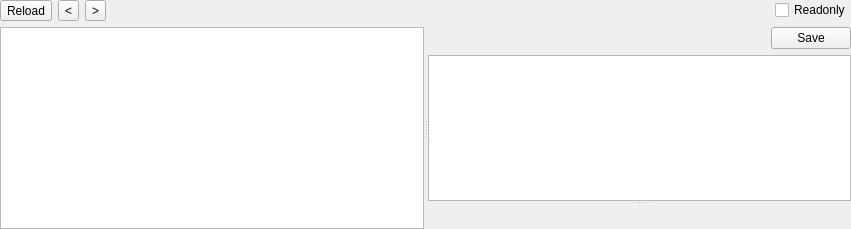
<?xml version="1.0" encoding="UTF-8"?>
<ui version="4.0">
 <class>ELFWidget</class>
 <widget class="QWidget" name="ELFWidget">
  <property name="geometry">
   <rect>
    <x>0</x>
    <y>0</y>
    <width>851</width>
    <height>229</height>
   </rect>
  </property>
  <property name="windowTitle">
   <string notr="true">ELF</string>
  </property>
  <layout class="QVBoxLayout" name="verticalLayout">
   <property name="leftMargin">
    <number>0</number>
   </property>
   <property name="topMargin">
    <number>0</number>
   </property>
   <property name="rightMargin">
    <number>0</number>
   </property>
   <property name="bottomMargin">
    <number>0</number>
   </property>
   <item>
    <layout class="QHBoxLayout" name="horizontalLayout">
     <item>
      <widget class="QToolButton" name="toolButtonReload">
       <property name="text">
        <string>Reload</string>
       </property>
      </widget>
     </item>
     <item>
      <widget class="QToolButton" name="toolButtonPrev">
       <property name="text">
        <string notr="true">&lt;</string>
       </property>
      </widget>
     </item>
     <item>
      <widget class="QToolButton" name="toolButtonNext">
       <property name="text">
        <string notr="true">&gt;</string>
       </property>
      </widget>
     </item>
     <item>
      <spacer name="horizontalSpacer">
       <property name="orientation">
        <enum>Qt::Horizontal</enum>
       </property>
       <property name="sizeHint" stdset="0">
        <size>
         <width>40</width>
         <height>20</height>
        </size>
       </property>
      </spacer>
     </item>
     <item>
      <widget class="QCheckBox" name="checkBoxReadonly">
       <property name="text">
        <string>Readonly</string>
       </property>
      </widget>
     </item>
    </layout>
   </item>
   <item>
    <widget class="QSplitter" name="splitter">
     <property name="orientation">
      <enum>Qt::Horizontal</enum>
     </property>
     <widget class="QTreeWidget" name="treeWidgetNavi">
      <property name="sizePolicy">
       <sizepolicy hsizetype="Expanding" vsizetype="Expanding">
        <horstretch>0</horstretch>
        <verstretch>0</verstretch>
       </sizepolicy>
      </property>
      <attribute name="headerVisible">
       <bool>false</bool>
      </attribute>
      <column>
       <property name="text">
        <string notr="true">1</string>
       </property>
      </column>
     </widget>
     <widget class="QStackedWidget" name="stackedWidgetInfo">
      <property name="currentIndex">
       <number>16</number>
      </property>
      <widget class="QWidget" name="page_Info">
       <layout class="QVBoxLayout" name="verticalLayout_24">
        <property name="leftMargin">
         <number>0</number>
        </property>
        <property name="topMargin">
         <number>0</number>
        </property>
        <property name="rightMargin">
         <number>0</number>
        </property>
        <property name="bottomMargin">
         <number>0</number>
        </property>
        <item>
         <widget class="XFileInfoWidget" name="widgetInfo" native="true"/>
        </item>
       </layout>
      </widget>
      <widget class="QWidget" name="page_Visualization">
       <layout class="QVBoxLayout" name="verticalLayout_26">
        <property name="leftMargin">
         <number>0</number>
        </property>
        <property name="topMargin">
         <number>0</number>
        </property>
        <property name="rightMargin">
         <number>0</number>
        </property>
        <property name="bottomMargin">
         <number>0</number>
        </property>
        <item>
         <widget class="XVisualizationWidget" name="widgetVisualization" native="true"/>
        </item>
       </layout>
      </widget>
      <widget class="QWidget" name="page_VirusTotal">
       <layout class="QVBoxLayout" name="verticalLayout_24_2">
        <property name="leftMargin">
         <number>0</number>
        </property>
        <property name="topMargin">
         <number>0</number>
        </property>
        <property name="rightMargin">
         <number>0</number>
        </property>
        <property name="bottomMargin">
         <number>0</number>
        </property>
        <item>
         <widget class="XVirusTotalWidget" name="widgetVirusTotal" native="true"/>
        </item>
       </layout>
      </widget>
      <widget class="QWidget" name="page_HEX">
       <layout class="QVBoxLayout" name="verticalLayout_2">
        <property name="leftMargin">
         <number>0</number>
        </property>
        <property name="topMargin">
         <number>0</number>
        </property>
        <property name="rightMargin">
         <number>0</number>
        </property>
        <property name="bottomMargin">
         <number>0</number>
        </property>
        <item>
         <widget class="XHexViewWidget" name="widgetHex" native="true"/>
        </item>
       </layout>
      </widget>
      <widget class="QWidget" name="page_Disasm">
       <layout class="QVBoxLayout" name="verticalLayout_19">
        <property name="leftMargin">
         <number>0</number>
        </property>
        <property name="topMargin">
         <number>0</number>
        </property>
        <property name="rightMargin">
         <number>0</number>
        </property>
        <property name="bottomMargin">
         <number>0</number>
        </property>
        <item>
         <widget class="XMultiDisasmWidget" name="widgetDisasm" native="true"/>
        </item>
       </layout>
      </widget>
      <widget class="QWidget" name="page_Hash">
       <layout class="QVBoxLayout" name="verticalLayout_21">
        <property name="leftMargin">
         <number>0</number>
        </property>
        <property name="topMargin">
         <number>0</number>
        </property>
        <property name="rightMargin">
         <number>0</number>
        </property>
        <property name="bottomMargin">
         <number>0</number>
        </property>
        <item>
         <widget class="XHashWidget" name="widgetHash" native="true"/>
        </item>
       </layout>
      </widget>
      <widget class="QWidget" name="page_Strings">
       <layout class="QVBoxLayout" name="verticalLayout_8">
        <property name="leftMargin">
         <number>0</number>
        </property>
        <property name="topMargin">
         <number>0</number>
        </property>
        <property name="rightMargin">
         <number>0</number>
        </property>
        <property name="bottomMargin">
         <number>0</number>
        </property>
        <item>
         <widget class="SearchStringsWidget" name="widgetStrings" native="true"/>
        </item>
       </layout>
      </widget>
      <widget class="QWidget" name="page_Signatures">
       <layout class="QVBoxLayout" name="verticalLayout_20">
        <property name="leftMargin">
         <number>0</number>
        </property>
        <property name="topMargin">
         <number>0</number>
        </property>
        <property name="rightMargin">
         <number>0</number>
        </property>
        <property name="bottomMargin">
         <number>0</number>
        </property>
        <item>
         <widget class="SearchSignaturesWidget" name="widgetSignatures" native="true"/>
        </item>
       </layout>
      </widget>
      <widget class="QWidget" name="page_MemoryMap">
       <layout class="QVBoxLayout" name="verticalLayout_7">
        <property name="leftMargin">
         <number>0</number>
        </property>
        <property name="topMargin">
         <number>0</number>
        </property>
        <property name="rightMargin">
         <number>0</number>
        </property>
        <property name="bottomMargin">
         <number>0</number>
        </property>
        <item>
         <widget class="XMemoryMapWidget" name="widgetMemoryMap" native="true"/>
        </item>
       </layout>
      </widget>
      <widget class="QWidget" name="page_Entropy">
       <layout class="QVBoxLayout" name="verticalLayout_17">
        <property name="leftMargin">
         <number>0</number>
        </property>
        <property name="topMargin">
         <number>0</number>
        </property>
        <property name="rightMargin">
         <number>0</number>
        </property>
        <property name="bottomMargin">
         <number>0</number>
        </property>
        <item>
         <widget class="XEntropyWidget" name="widgetEntropy" native="true"/>
        </item>
       </layout>
      </widget>
      <widget class="QWidget" name="page_HeuristicScan">
       <layout class="QVBoxLayout" name="verticalLayout_18">
        <property name="leftMargin">
         <number>0</number>
        </property>
        <property name="topMargin">
         <number>0</number>
        </property>
        <property name="rightMargin">
         <number>0</number>
        </property>
        <property name="bottomMargin">
         <number>0</number>
        </property>
        <item>
         <widget class="NFDWidgetAdvanced" name="widgetHeuristicScan" native="true"/>
        </item>
       </layout>
      </widget>
      <widget class="QWidget" name="page_Extractor">
       <layout class="QVBoxLayout" name="verticalLayout_26XX">
        <property name="leftMargin">
         <number>0</number>
        </property>
        <property name="topMargin">
         <number>0</number>
        </property>
        <property name="rightMargin">
         <number>0</number>
        </property>
        <property name="bottomMargin">
         <number>0</number>
        </property>
        <item>
         <widget class="XExtractorWidget" name="widgetExtractor" native="true"/>
        </item>
       </layout>
      </widget>
      <widget class="QWidget" name="page_Search">
       <layout class="QVBoxLayout" name="verticalLayout_63">
        <property name="leftMargin">
         <number>0</number>
        </property>
        <property name="topMargin">
         <number>0</number>
        </property>
        <property name="rightMargin">
         <number>0</number>
        </property>
        <property name="bottomMargin">
         <number>0</number>
        </property>
        <item>
         <widget class="SearchValuesWidget" name="widgetSearch" native="true"/>
        </item>
       </layout>
      </widget>
      <widget class="QWidget" name="page_DIEScan">
       <layout class="QVBoxLayout" name="verticalLayout_5dd">
        <property name="leftMargin">
         <number>0</number>
        </property>
        <property name="topMargin">
         <number>0</number>
        </property>
        <property name="rightMargin">
         <number>0</number>
        </property>
        <property name="bottomMargin">
         <number>0</number>
        </property>
        <item>
         <widget class="DIEWidgetAdvanced" name="widgetDIEScan" native="true"/>
        </item>
       </layout>
      </widget>
      <widget class="QWidget" name="page_YARAScan">
       <layout class="QVBoxLayout" name="verticalLayout_6dd">
        <property name="leftMargin">
         <number>0</number>
        </property>
        <property name="topMargin">
         <number>0</number>
        </property>
        <property name="rightMargin">
         <number>0</number>
        </property>
        <property name="bottomMargin">
         <number>0</number>
        </property>
        <item>
         <widget class="YARAWidgetAdvanced" name="widgetYARAScan" native="true"/>
        </item>
       </layout>
      </widget>
      <widget class="QWidget" name="page_Elf_Ehdr">
       <layout class="QVBoxLayout" name="verticalLayout_25">
        <property name="leftMargin">
         <number>0</number>
        </property>
        <property name="topMargin">
         <number>0</number>
        </property>
        <property name="rightMargin">
         <number>0</number>
        </property>
        <property name="bottomMargin">
         <number>0</number>
        </property>
        <item>
         <widget class="QSplitter" name="splitter_2">
          <property name="orientation">
           <enum>Qt::Vertical</enum>
          </property>
          <widget class="QWidget" name="layoutWidget">
           <layout class="QVBoxLayout" name="verticalLayout_3">
            <item>
             <layout class="QHBoxLayout" name="horizontalLayout_6">
              <item>
               <spacer name="horizontalSpacer_6">
                <property name="orientation">
                 <enum>Qt::Horizontal</enum>
                </property>
                <property name="sizeHint" stdset="0">
                 <size>
                  <width>40</width>
                  <height>20</height>
                 </size>
                </property>
               </spacer>
              </item>
              <item>
               <widget class="QPushButton" name="pushButtonSave_Elf_Ehdr">
                <property name="text">
                 <string>Save</string>
                </property>
               </widget>
              </item>
             </layout>
            </item>
            <item>
             <widget class="QTableWidget" name="tableWidget_Elf_Ehdr">
              <property name="editTriggers">
               <set>QAbstractItemView::NoEditTriggers</set>
              </property>
              <property name="selectionMode">
               <enum>QAbstractItemView::SingleSelection</enum>
              </property>
              <property name="selectionBehavior">
               <enum>QAbstractItemView::SelectRows</enum>
              </property>
              <attribute name="horizontalHeaderVisible">
               <bool>false</bool>
              </attribute>
              <attribute name="verticalHeaderVisible">
               <bool>false</bool>
              </attribute>
              <attribute name="verticalHeaderDefaultSectionSize">
               <number>24</number>
              </attribute>
             </widget>
            </item>
           </layout>
          </widget>
          <widget class="ToolsWidget" name="widgetHex_Elf_Ehdr" native="true">
           <property name="sizePolicy">
            <sizepolicy hsizetype="Preferred" vsizetype="Preferred">
             <horstretch>0</horstretch>
             <verstretch>0</verstretch>
            </sizepolicy>
           </property>
          </widget>
         </widget>
        </item>
       </layout>
      </widget>
      <widget class="QWidget" name="page_sections">
       <layout class="QVBoxLayout" name="verticalLayout_22">
        <property name="leftMargin">
         <number>0</number>
        </property>
        <property name="topMargin">
         <number>0</number>
        </property>
        <property name="rightMargin">
         <number>0</number>
        </property>
        <property name="bottomMargin">
         <number>0</number>
        </property>
        <item>
         <widget class="QSplitter" name="splitter_3">
          <property name="orientation">
           <enum>Qt::Vertical</enum>
          </property>
          <widget class="QWidget" name="layoutWidget_1">
           <layout class="QVBoxLayout" name="verticalLayout_4">
            <item>
             <layout class="QHBoxLayout" name="horizontalLayout_2">
              <item>
               <spacer name="horizontalSpacer_2">
                <property name="orientation">
                 <enum>Qt::Horizontal</enum>
                </property>
                <property name="sizeHint" stdset="0">
                 <size>
                  <width>40</width>
                  <height>20</height>
                 </size>
                </property>
               </spacer>
              </item>
              <item>
               <widget class="QPushButton" name="pushButtonSaveSections">
                <property name="text">
                 <string>Save</string>
                </property>
               </widget>
              </item>
             </layout>
            </item>
            <item>
             <widget class="XTableView" name="tableView_Elf_Shdr">
              <property name="contextMenuPolicy">
               <enum>Qt::CustomContextMenu</enum>
              </property>
              <property name="editTriggers">
               <set>QAbstractItemView::NoEditTriggers</set>
              </property>
              <property name="selectionMode">
               <enum>QAbstractItemView::SingleSelection</enum>
              </property>
              <property name="selectionBehavior">
               <enum>QAbstractItemView::SelectRows</enum>
              </property>
              <attribute name="horizontalHeaderDefaultSectionSize">
               <number>57</number>
              </attribute>
              <attribute name="verticalHeaderVisible">
               <bool>false</bool>
              </attribute>
              <attribute name="verticalHeaderMinimumSectionSize">
               <number>20</number>
              </attribute>
              <attribute name="verticalHeaderDefaultSectionSize">
               <number>20</number>
              </attribute>
             </widget>
            </item>
           </layout>
          </widget>
          <widget class="ToolsWidget" name="widgetHex_Elf_Shdr" native="true">
           <property name="sizePolicy">
            <sizepolicy hsizetype="Expanding" vsizetype="Expanding">
             <horstretch>0</horstretch>
             <verstretch>0</verstretch>
            </sizepolicy>
           </property>
          </widget>
         </widget>
        </item>
       </layout>
      </widget>
      <widget class="QWidget" name="page_programs">
       <layout class="QVBoxLayout" name="verticalLayout_23">
        <property name="leftMargin">
         <number>0</number>
        </property>
        <property name="topMargin">
         <number>0</number>
        </property>
        <property name="rightMargin">
         <number>0</number>
        </property>
        <property name="bottomMargin">
         <number>0</number>
        </property>
        <item>
         <widget class="QSplitter" name="splitter_4">
          <property name="orientation">
           <enum>Qt::Vertical</enum>
          </property>
          <widget class="QWidget" name="layoutWidget_2">
           <layout class="QVBoxLayout" name="verticalLayout_5">
            <item>
             <layout class="QHBoxLayout" name="horizontalLayout_3">
              <item>
               <spacer name="horizontalSpacer_3">
                <property name="orientation">
                 <enum>Qt::Horizontal</enum>
                </property>
                <property name="sizeHint" stdset="0">
                 <size>
                  <width>40</width>
                  <height>20</height>
                 </size>
                </property>
               </spacer>
              </item>
              <item>
               <widget class="QPushButton" name="pushButtonSavePrograms">
                <property name="text">
                 <string>Save</string>
                </property>
               </widget>
              </item>
             </layout>
            </item>
            <item>
             <widget class="XTableView" name="tableView_Elf_Phdr">
              <property name="contextMenuPolicy">
               <enum>Qt::CustomContextMenu</enum>
              </property>
              <property name="editTriggers">
               <set>QAbstractItemView::NoEditTriggers</set>
              </property>
              <property name="selectionMode">
               <enum>QAbstractItemView::SingleSelection</enum>
              </property>
              <property name="selectionBehavior">
               <enum>QAbstractItemView::SelectRows</enum>
              </property>
              <attribute name="horizontalHeaderDefaultSectionSize">
               <number>57</number>
              </attribute>
              <attribute name="verticalHeaderVisible">
               <bool>false</bool>
              </attribute>
              <attribute name="verticalHeaderMinimumSectionSize">
               <number>20</number>
              </attribute>
              <attribute name="verticalHeaderDefaultSectionSize">
               <number>20</number>
              </attribute>
             </widget>
            </item>
           </layout>
          </widget>
          <widget class="ToolsWidget" name="widgetHex_Elf_Phdr" native="true">
           <property name="sizePolicy">
            <sizepolicy hsizetype="Expanding" vsizetype="Expanding">
             <horstretch>0</horstretch>
             <verstretch>0</verstretch>
            </sizepolicy>
           </property>
          </widget>
         </widget>
        </item>
       </layout>
      </widget>
      <widget class="QWidget" name="page_DynamicArrayTags">
       <layout class="QVBoxLayout" name="verticalLayout_6">
        <property name="spacing">
         <number>6</number>
        </property>
        <property name="leftMargin">
         <number>0</number>
        </property>
        <property name="topMargin">
         <number>0</number>
        </property>
        <property name="rightMargin">
         <number>0</number>
        </property>
        <property name="bottomMargin">
         <number>0</number>
        </property>
        <item>
         <widget class="XTableView" name="tableView_DynamicArrayTags">
          <property name="sizePolicy">
           <sizepolicy hsizetype="Expanding" vsizetype="Expanding">
            <horstretch>0</horstretch>
            <verstretch>0</verstretch>
           </sizepolicy>
          </property>
          <property name="contextMenuPolicy">
           <enum>Qt::CustomContextMenu</enum>
          </property>
          <property name="editTriggers">
           <set>QAbstractItemView::NoEditTriggers</set>
          </property>
          <property name="selectionMode">
           <enum>QAbstractItemView::SingleSelection</enum>
          </property>
          <property name="selectionBehavior">
           <enum>QAbstractItemView::SelectRows</enum>
          </property>
          <attribute name="verticalHeaderVisible">
           <bool>false</bool>
          </attribute>
          <attribute name="verticalHeaderMinimumSectionSize">
           <number>20</number>
          </attribute>
          <attribute name="verticalHeaderDefaultSectionSize">
           <number>20</number>
          </attribute>
          <attribute name="verticalHeaderStretchLastSection">
           <bool>false</bool>
          </attribute>
         </widget>
        </item>
       </layout>
      </widget>
      <widget class="QWidget" name="page_Libraries">
       <layout class="QVBoxLayout" name="verticalLayout_9">
        <property name="leftMargin">
         <number>0</number>
        </property>
        <property name="topMargin">
         <number>0</number>
        </property>
        <property name="rightMargin">
         <number>0</number>
        </property>
        <property name="bottomMargin">
         <number>0</number>
        </property>
        <item>
         <widget class="XTableView" name="tableView_Libraries">
          <property name="sizePolicy">
           <sizepolicy hsizetype="Expanding" vsizetype="Expanding">
            <horstretch>0</horstretch>
            <verstretch>0</verstretch>
           </sizepolicy>
          </property>
          <property name="contextMenuPolicy">
           <enum>Qt::CustomContextMenu</enum>
          </property>
          <property name="editTriggers">
           <set>QAbstractItemView::NoEditTriggers</set>
          </property>
          <property name="selectionMode">
           <enum>QAbstractItemView::SingleSelection</enum>
          </property>
          <property name="selectionBehavior">
           <enum>QAbstractItemView::SelectRows</enum>
          </property>
          <attribute name="verticalHeaderVisible">
           <bool>false</bool>
          </attribute>
          <attribute name="verticalHeaderMinimumSectionSize">
           <number>20</number>
          </attribute>
          <attribute name="verticalHeaderDefaultSectionSize">
           <number>20</number>
          </attribute>
          <attribute name="verticalHeaderStretchLastSection">
           <bool>false</bool>
          </attribute>
         </widget>
        </item>
       </layout>
      </widget>
      <widget class="QWidget" name="page_Interpreter">
       <layout class="QVBoxLayout" name="verticalLayout_10">
        <property name="leftMargin">
         <number>0</number>
        </property>
        <property name="topMargin">
         <number>0</number>
        </property>
        <property name="rightMargin">
         <number>0</number>
        </property>
        <property name="bottomMargin">
         <number>0</number>
        </property>
        <item>
         <widget class="QTableWidget" name="tableWidget_Interpreter">
          <property name="sizePolicy">
           <sizepolicy hsizetype="Expanding" vsizetype="Expanding">
            <horstretch>0</horstretch>
            <verstretch>0</verstretch>
           </sizepolicy>
          </property>
          <property name="contextMenuPolicy">
           <enum>Qt::CustomContextMenu</enum>
          </property>
          <property name="editTriggers">
           <set>QAbstractItemView::NoEditTriggers</set>
          </property>
          <property name="selectionMode">
           <enum>QAbstractItemView::SingleSelection</enum>
          </property>
          <property name="selectionBehavior">
           <enum>QAbstractItemView::SelectRows</enum>
          </property>
          <attribute name="verticalHeaderVisible">
           <bool>false</bool>
          </attribute>
          <attribute name="verticalHeaderMinimumSectionSize">
           <number>20</number>
          </attribute>
          <attribute name="verticalHeaderDefaultSectionSize">
           <number>20</number>
          </attribute>
         </widget>
        </item>
       </layout>
      </widget>
      <widget class="QWidget" name="page_Notes">
       <layout class="QVBoxLayout" name="verticalLayout_11">
        <property name="leftMargin">
         <number>0</number>
        </property>
        <property name="topMargin">
         <number>0</number>
        </property>
        <property name="rightMargin">
         <number>0</number>
        </property>
        <property name="bottomMargin">
         <number>0</number>
        </property>
        <item>
         <widget class="QSplitter" name="splitter_5">
          <property name="orientation">
           <enum>Qt::Vertical</enum>
          </property>
          <widget class="XTableView" name="tableView_Notes">
           <property name="sizePolicy">
            <sizepolicy hsizetype="Expanding" vsizetype="Expanding">
             <horstretch>0</horstretch>
             <verstretch>0</verstretch>
            </sizepolicy>
           </property>
           <property name="contextMenuPolicy">
            <enum>Qt::CustomContextMenu</enum>
           </property>
           <property name="editTriggers">
            <set>QAbstractItemView::NoEditTriggers</set>
           </property>
           <property name="selectionMode">
            <enum>QAbstractItemView::SingleSelection</enum>
           </property>
           <property name="selectionBehavior">
            <enum>QAbstractItemView::SelectRows</enum>
           </property>
           <attribute name="verticalHeaderVisible">
            <bool>false</bool>
           </attribute>
           <attribute name="verticalHeaderMinimumSectionSize">
            <number>20</number>
           </attribute>
           <attribute name="verticalHeaderDefaultSectionSize">
            <number>20</number>
           </attribute>
           <attribute name="verticalHeaderStretchLastSection">
            <bool>false</bool>
           </attribute>
          </widget>
          <widget class="ToolsWidget" name="widgetHex_Notes" native="true">
           <property name="sizePolicy">
            <sizepolicy hsizetype="Expanding" vsizetype="Expanding">
             <horstretch>0</horstretch>
             <verstretch>0</verstretch>
            </sizepolicy>
           </property>
          </widget>
         </widget>
        </item>
       </layout>
      </widget>
      <widget class="QWidget" name="page_RunPath">
       <layout class="QVBoxLayout" name="verticalLayout_12">
        <property name="leftMargin">
         <number>0</number>
        </property>
        <property name="topMargin">
         <number>0</number>
        </property>
        <property name="rightMargin">
         <number>0</number>
        </property>
        <property name="bottomMargin">
         <number>0</number>
        </property>
        <item>
         <widget class="QTableWidget" name="tableWidget_RunPath">
          <property name="sizePolicy">
           <sizepolicy hsizetype="Expanding" vsizetype="Expanding">
            <horstretch>0</horstretch>
            <verstretch>0</verstretch>
           </sizepolicy>
          </property>
          <property name="contextMenuPolicy">
           <enum>Qt::CustomContextMenu</enum>
          </property>
          <property name="editTriggers">
           <set>QAbstractItemView::NoEditTriggers</set>
          </property>
          <property name="selectionMode">
           <enum>QAbstractItemView::SingleSelection</enum>
          </property>
          <property name="selectionBehavior">
           <enum>QAbstractItemView::SelectRows</enum>
          </property>
          <attribute name="verticalHeaderVisible">
           <bool>false</bool>
          </attribute>
          <attribute name="verticalHeaderMinimumSectionSize">
           <number>20</number>
          </attribute>
          <attribute name="verticalHeaderDefaultSectionSize">
           <number>20</number>
          </attribute>
         </widget>
        </item>
       </layout>
      </widget>
      <widget class="QWidget" name="page_StringTable">
       <layout class="QVBoxLayout" name="verticalLayout_13">
        <property name="leftMargin">
         <number>0</number>
        </property>
        <property name="topMargin">
         <number>0</number>
        </property>
        <property name="rightMargin">
         <number>0</number>
        </property>
        <property name="bottomMargin">
         <number>0</number>
        </property>
        <item>
         <widget class="ToolsWidget" name="widgetHex_StringTable" native="true">
          <property name="sizePolicy">
           <sizepolicy hsizetype="Expanding" vsizetype="Expanding">
            <horstretch>0</horstretch>
            <verstretch>0</verstretch>
           </sizepolicy>
          </property>
         </widget>
        </item>
       </layout>
      </widget>
      <widget class="QWidget" name="page_SymbolTable">
       <layout class="QVBoxLayout" name="verticalLayout_14">
        <property name="leftMargin">
         <number>0</number>
        </property>
        <property name="topMargin">
         <number>0</number>
        </property>
        <property name="rightMargin">
         <number>0</number>
        </property>
        <property name="bottomMargin">
         <number>0</number>
        </property>
        <item>
         <layout class="QHBoxLayout" name="horizontalLayout_7">
          <item>
           <spacer name="horizontalSpacer_7">
            <property name="orientation">
             <enum>Qt::Horizontal</enum>
            </property>
            <property name="sizeHint" stdset="0">
             <size>
              <width>40</width>
              <height>20</height>
             </size>
            </property>
           </spacer>
          </item>
          <item>
           <widget class="QPushButton" name="pushButtonSave_SymbolTable">
            <property name="text">
             <string>Save</string>
            </property>
           </widget>
          </item>
         </layout>
        </item>
        <item>
         <widget class="XTableView" name="tableView_SymbolTable">
          <property name="sizePolicy">
           <sizepolicy hsizetype="Expanding" vsizetype="Expanding">
            <horstretch>0</horstretch>
            <verstretch>0</verstretch>
           </sizepolicy>
          </property>
          <property name="contextMenuPolicy">
           <enum>Qt::CustomContextMenu</enum>
          </property>
          <property name="editTriggers">
           <set>QAbstractItemView::NoEditTriggers</set>
          </property>
          <property name="selectionMode">
           <enum>QAbstractItemView::SingleSelection</enum>
          </property>
          <property name="selectionBehavior">
           <enum>QAbstractItemView::SelectRows</enum>
          </property>
          <attribute name="verticalHeaderVisible">
           <bool>false</bool>
          </attribute>
          <attribute name="verticalHeaderMinimumSectionSize">
           <number>20</number>
          </attribute>
          <attribute name="verticalHeaderDefaultSectionSize">
           <number>20</number>
          </attribute>
          <attribute name="verticalHeaderStretchLastSection">
           <bool>false</bool>
          </attribute>
         </widget>
        </item>
       </layout>
      </widget>
      <widget class="QWidget" name="page_Rela">
       <layout class="QVBoxLayout" name="verticalLayout_15">
        <property name="leftMargin">
         <number>0</number>
        </property>
        <property name="topMargin">
         <number>0</number>
        </property>
        <property name="rightMargin">
         <number>0</number>
        </property>
        <property name="bottomMargin">
         <number>0</number>
        </property>
        <item>
         <layout class="QHBoxLayout" name="horizontalLayout_4">
          <item>
           <spacer name="horizontalSpacer_4">
            <property name="orientation">
             <enum>Qt::Horizontal</enum>
            </property>
            <property name="sizeHint" stdset="0">
             <size>
              <width>40</width>
              <height>20</height>
             </size>
            </property>
           </spacer>
          </item>
          <item>
           <widget class="QPushButton" name="pushButtonSave_Rela">
            <property name="text">
             <string>Save</string>
            </property>
           </widget>
          </item>
         </layout>
        </item>
        <item>
         <widget class="XTableView" name="tableView_Rela">
          <property name="sizePolicy">
           <sizepolicy hsizetype="Expanding" vsizetype="Expanding">
            <horstretch>0</horstretch>
            <verstretch>0</verstretch>
           </sizepolicy>
          </property>
          <property name="contextMenuPolicy">
           <enum>Qt::CustomContextMenu</enum>
          </property>
          <property name="editTriggers">
           <set>QAbstractItemView::NoEditTriggers</set>
          </property>
          <property name="selectionMode">
           <enum>QAbstractItemView::SingleSelection</enum>
          </property>
          <property name="selectionBehavior">
           <enum>QAbstractItemView::SelectRows</enum>
          </property>
          <attribute name="verticalHeaderVisible">
           <bool>false</bool>
          </attribute>
          <attribute name="verticalHeaderMinimumSectionSize">
           <number>20</number>
          </attribute>
          <attribute name="verticalHeaderDefaultSectionSize">
           <number>20</number>
          </attribute>
          <attribute name="verticalHeaderStretchLastSection">
           <bool>false</bool>
          </attribute>
         </widget>
        </item>
       </layout>
      </widget>
      <widget class="QWidget" name="page_Rel">
       <layout class="QVBoxLayout" name="verticalLayout_16">
        <property name="leftMargin">
         <number>0</number>
        </property>
        <property name="topMargin">
         <number>0</number>
        </property>
        <property name="rightMargin">
         <number>0</number>
        </property>
        <property name="bottomMargin">
         <number>0</number>
        </property>
        <item>
         <layout class="QHBoxLayout" name="horizontalLayout_5">
          <item>
           <spacer name="horizontalSpacer_5">
            <property name="orientation">
             <enum>Qt::Horizontal</enum>
            </property>
            <property name="sizeHint" stdset="0">
             <size>
              <width>40</width>
              <height>20</height>
             </size>
            </property>
           </spacer>
          </item>
          <item>
           <widget class="QPushButton" name="pushButtonSave_Rel">
            <property name="text">
             <string>Save</string>
            </property>
           </widget>
          </item>
         </layout>
        </item>
        <item>
         <widget class="XTableView" name="tableView_Rel">
          <property name="sizePolicy">
           <sizepolicy hsizetype="Expanding" vsizetype="Expanding">
            <horstretch>0</horstretch>
            <verstretch>0</verstretch>
           </sizepolicy>
          </property>
          <property name="contextMenuPolicy">
           <enum>Qt::CustomContextMenu</enum>
          </property>
          <property name="editTriggers">
           <set>QAbstractItemView::NoEditTriggers</set>
          </property>
          <property name="selectionMode">
           <enum>QAbstractItemView::SingleSelection</enum>
          </property>
          <property name="selectionBehavior">
           <enum>QAbstractItemView::SelectRows</enum>
          </property>
          <attribute name="verticalHeaderVisible">
           <bool>false</bool>
          </attribute>
          <attribute name="verticalHeaderMinimumSectionSize">
           <number>20</number>
          </attribute>
          <attribute name="verticalHeaderDefaultSectionSize">
           <number>20</number>
          </attribute>
          <attribute name="verticalHeaderStretchLastSection">
           <bool>false</bool>
          </attribute>
         </widget>
        </item>
       </layout>
      </widget>
     </widget>
    </widget>
   </item>
  </layout>
 </widget>
 <customwidgets>
  <customwidget>
   <class>XFileInfoWidget</class>
   <extends>QWidget</extends>
   <header>xfileinfowidget.h</header>
   <container>1</container>
  </customwidget>
  <customwidget>
   <class>SearchStringsWidget</class>
   <extends>QWidget</extends>
   <header>searchstringswidget.h</header>
   <container>1</container>
  </customwidget>
  <customwidget>
   <class>ToolsWidget</class>
   <extends>QWidget</extends>
   <header>toolswidget.h</header>
   <container>1</container>
  </customwidget>
  <customwidget>
   <class>XEntropyWidget</class>
   <extends>QWidget</extends>
   <header>xentropywidget.h</header>
   <container>1</container>
  </customwidget>
  <customwidget>
   <class>NFDWidgetAdvanced</class>
   <extends>QWidget</extends>
   <header>nfdwidgetadvanced.h</header>
   <container>1</container>
  </customwidget>
  <customwidget>
   <class>XMemoryMapWidget</class>
   <extends>QWidget</extends>
   <header>xmemorymapwidget.h</header>
   <container>1</container>
  </customwidget>
  <customwidget>
   <class>XHexViewWidget</class>
   <extends>QWidget</extends>
   <header>xhexviewwidget.h</header>
   <container>1</container>
  </customwidget>
  <customwidget>
   <class>XHashWidget</class>
   <extends>QWidget</extends>
   <header>xhashwidget.h</header>
   <container>1</container>
  </customwidget>
  <customwidget>
   <class>XVirusTotalWidget</class>
   <extends>QWidget</extends>
   <header>xvirustotalwidget.h</header>
   <container>1</container>
  </customwidget>
  <customwidget>
   <class>XExtractorWidget</class>
   <extends>QWidget</extends>
   <header>xextractorwidget.h</header>
   <container>1</container>
  </customwidget>
  <customwidget>
   <class>SearchValuesWidget</class>
   <extends>QWidget</extends>
   <header>searchvalueswidget.h</header>
   <container>1</container>
  </customwidget>
  <customwidget>
   <class>XVisualizationWidget</class>
   <extends>QWidget</extends>
   <header>xvisualizationwidget.h</header>
   <container>1</container>
  </customwidget>
  <customwidget>
   <class>SearchSignaturesWidget</class>
   <extends>QWidget</extends>
   <header>searchsignatureswidget.h</header>
   <container>1</container>
  </customwidget>
  <customwidget>
   <class>DIEWidgetAdvanced</class>
   <extends>QWidget</extends>
   <header>diewidgetadvanced.h</header>
   <container>1</container>
  </customwidget>
  <customwidget>
   <class>YARAWidgetAdvanced</class>
   <extends>QWidget</extends>
   <header>yarawidgetadvanced.h</header>
   <container>1</container>
  </customwidget>
  <customwidget>
   <class>XMultiDisasmWidget</class>
   <extends>QWidget</extends>
   <header>xmultidisasmwidget.h</header>
   <container>1</container>
  </customwidget>
  <customwidget>
   <class>XTableView</class>
   <extends>QTableView</extends>
   <header>xtableview.h</header>
  </customwidget>
 </customwidgets>
 <resources/>
 <connections/>
</ui>
